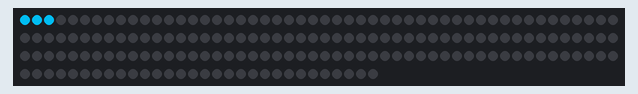
This sketch was run on a simulated Arduino Uno, built with avr-gcc and run on an emulated ATmega328P. Shown: 180 RGB LEDs in strip order, left to right, continuing on the next row. Random numbers use the default seed unless the sketch sets one.

Above: at 0.3 s.
At 20.08 s:
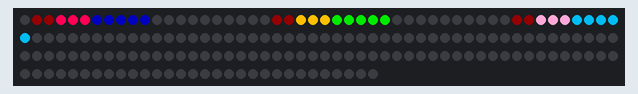
At 22.49 s:
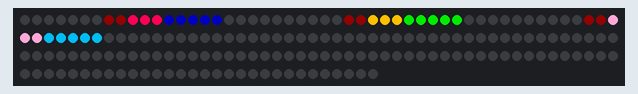
At 25.03 s:
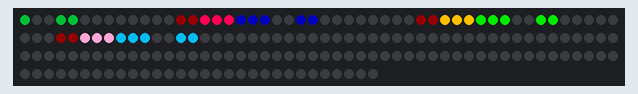
At 30.0 s:
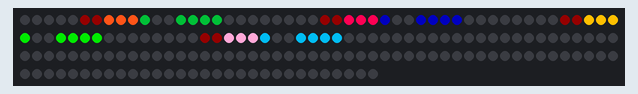
At 39.81 s:
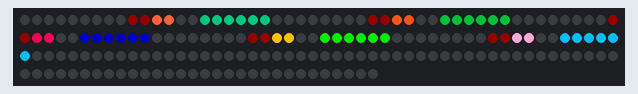

The sketch:

lombric.ino
```cpp
#include "LPD8806.h"
#include "SPI.h"

// Example to control LPD8806-based RGB LED Modules in a strip

/*****************************************************************************/

// Number of RGB LEDs in strand:
int nLEDs = 180;

// Chose 2 pins for output; can be any valid output pins:
int dataPin  = 11;
int clockPin = 13;

const int NOMBRE_DE_LOMBRICS = 10;
int iteration, nombreDeLombricEnJeu;
uint8_t v[NOMBRE_DE_LOMBRICS],b[NOMBRE_DE_LOMBRICS];
int lombric[NOMBRE_DE_LOMBRICS];


// First parameter is the number of LEDs in the strand.  The LED strips
// are 32 LEDs per meter but you can extend or cut the strip.  Next two
// parameters are SPI data and clock pins:
//LPD8806 strip = LPD8806(nLEDs, dataPin, clockPin);

// You can optionally use hardware SPI for faster writes, just leave out
// the data and clock pin parameters.  But this does limit use to very
// specific pins on the Arduino.  For "classic" Arduinos (Uno, Duemilanove,
// etc.), data = pin 11, clock = pin 13.  For Arduino Mega, data = pin 51,
// clock = pin 52.  For 32u4 Breakout Board+ and Teensy, data = pin B2,
// clock = pin B1.  For Leonardo, this can ONLY be done on the ICSP pins.
LPD8806 strip = LPD8806(nLEDs);


void setup() {
  int lombricIndex;
  // Start up the LED strip
  strip.begin();
  Serial.begin(9600);

  // if analog input pin 0 is unconnected, random analog
  // noise will cause the call to randomSeed() to generate
  // different seed numbers each time the sketch runs.
  // randomSeed() will then shuffle the random function.
  randomSeed(analogRead(0));

  // Update the strip, to start they are all 'off'
  strip.show();

  for(lombricIndex = 0; lombricIndex < NOMBRE_DE_LOMBRICS; lombricIndex++) {
    lombric[lombricIndex] = 0;
    v[lombricIndex] = random(20) * 6;
    b[lombricIndex] = random(20) * 6;
  }

  iteration = 0;
  nombreDeLombricEnJeu = 1;
}


void loop() {
  int lombricIndex;

  if(iteration % (12 * 10) == 0) {
    nombreDeLombricEnJeu = min(nombreDeLombricEnJeu + 1, NOMBRE_DE_LOMBRICS);
  }

  for(lombricIndex = 0; lombricIndex < nombreDeLombricEnJeu;  lombricIndex++) {
    dessinLombric(lombricIndex, iteration, 0, v[lombricIndex], b[lombricIndex]);
  }
  strip.show();
  delay(40);

  iteration++;
}


void dessinLombric(int lombricIndex, int iteration, uint8_t r, uint8_t v, uint8_t b){
    int j;
    const int TAIL_INTENCITE_ROUGE = 10;
    const int TAILLE_ONDE = 2;
    int positionOnde = iteration % 12;
    if (positionOnde == 0){
      lombric[lombricIndex] += TAILLE_ONDE;
    }

    int tete = lombric[lombricIndex];
    strip.setPixelColor(tete - 12, 0, 0, 0);
    for(j=0; j < 12; j++){
      if(j == positionOnde || j == positionOnde + 1){
        strip.setPixelColor(tete - j, 0, 0, 0);
      }
      else {
        if(j == 10|| j == 11) strip.setPixelColor(tete - j, TAIL_INTENCITE_ROUGE, 0, 0);
        else if(j == 7|| j == 8|| j == 9) strip.setPixelColor(tete - j, 127, v, b);
        else strip.setPixelColor(tete - j, r, v, b);
      }
    }

    if(lombric[lombricIndex] > strip.numPixels() + 12) {
      lombric[lombricIndex] = 0;
   }
}
```
